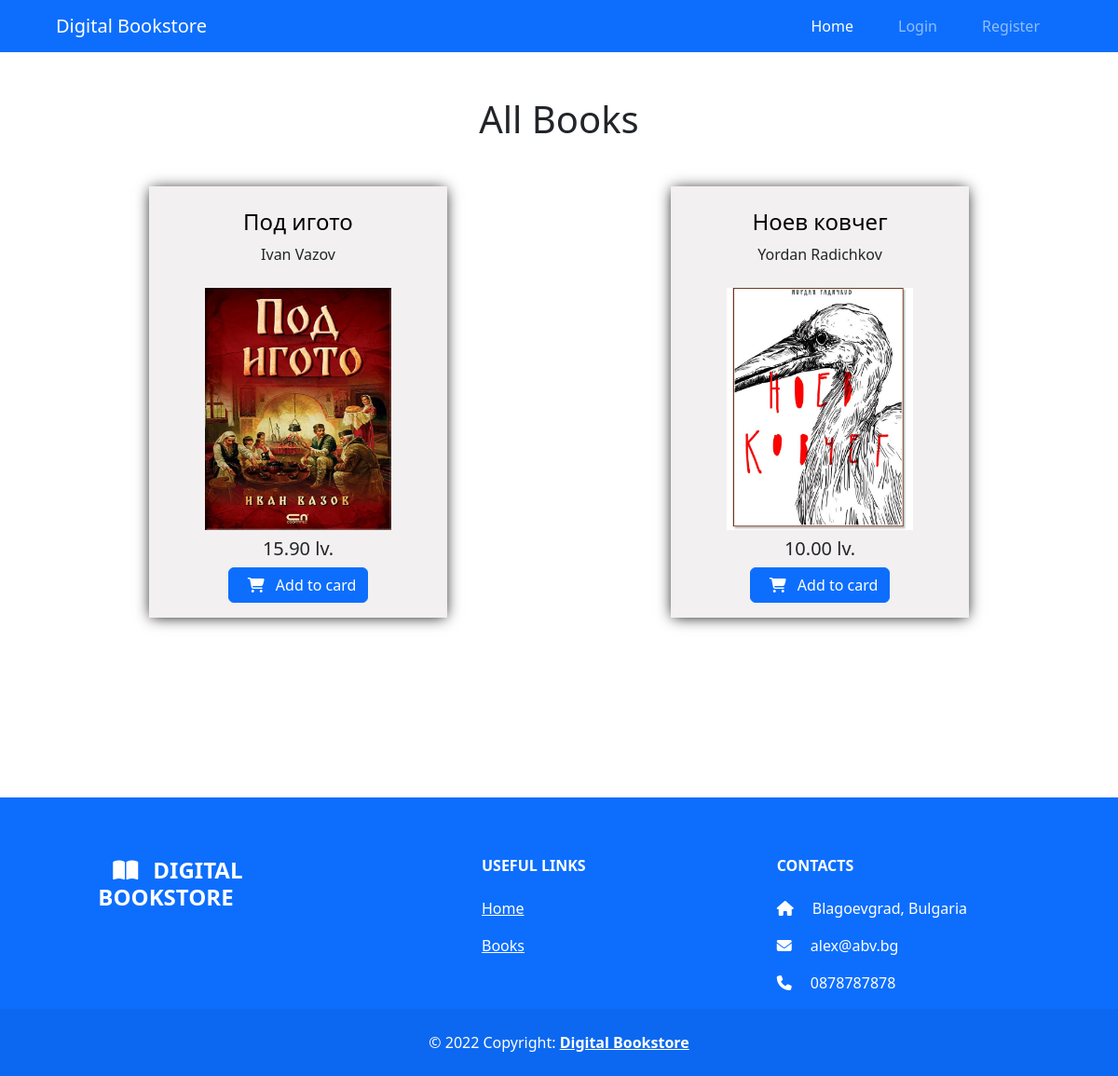
Before: /book_list.php with the older database file.
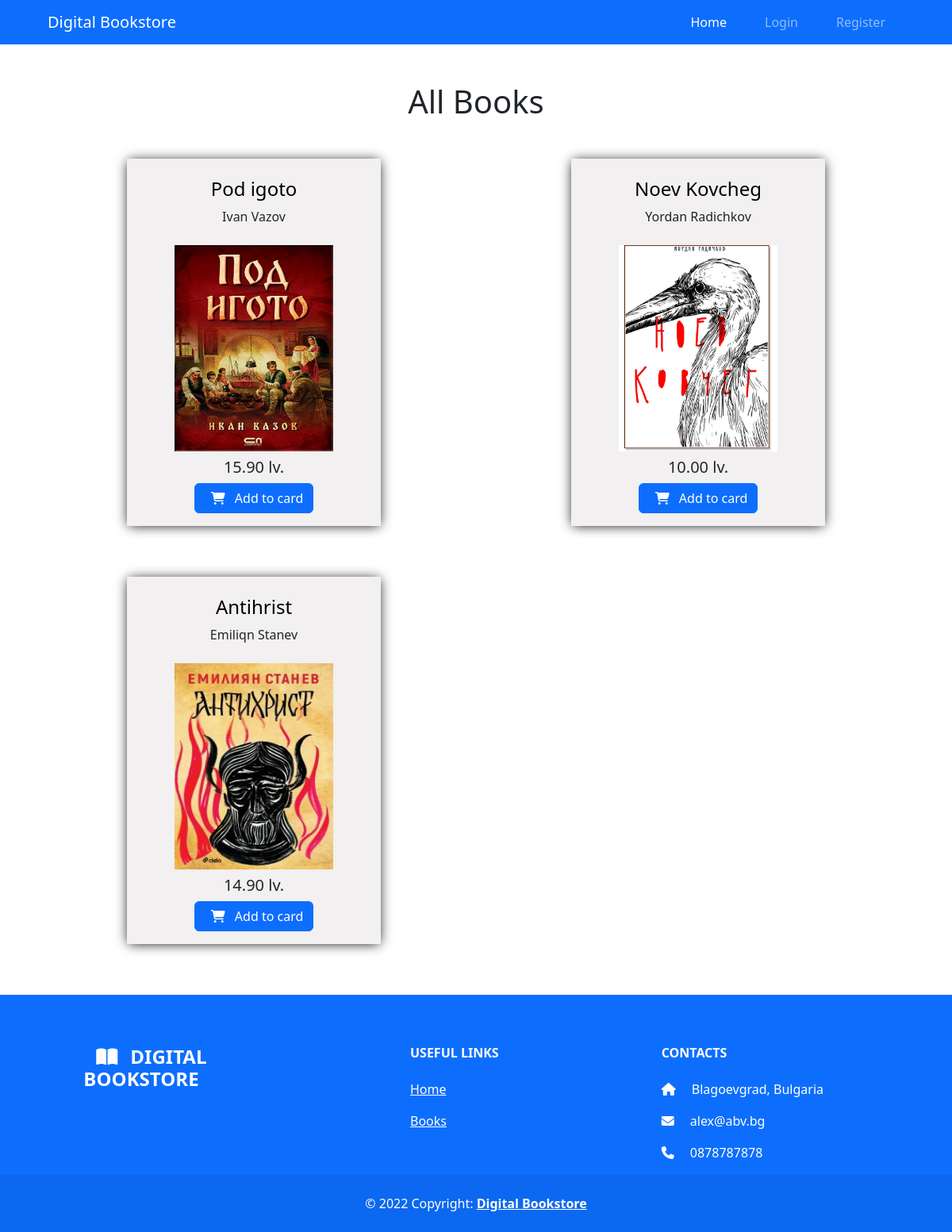
After: the same page with the newer database file.
### tables this page shows
CREATE TABLE books (
    id INT NOT NULL PRIMARY KEY AUTO_INCREMENT,
    title VARCHAR(50) NOT NULL,
    author_id INT NOT NULL,
    genre VARCHAR(30) NOT NULL,
    year_released INT,
    description VARCHAR(5000),
    ISBN VARCHAR(13) NOT NULL,
    language VARCHAR(30) NOT NULL,
    pages INT,
    image VARCHAR(50),
    price FLOAT NOT NULL,
    FOREIGN KEY(author_id) REFERENCES authors(id)
);

CREATE TABLE authors (
    id INT NOT NULL PRIMARY KEY AUTO_INCREMENT,
    first_name VARCHAR(50) NOT NULL,
    last_name VARCHAR(50) NOT NULL,
    image VARCHAR(50),
    bio VARCHAR(5000)
);

### classes/Book.class.php (called while the page is built, shortened)
<?php
class Book extends Utils {
    private $_pdo = null;
    public function __construct(PDO $_pdo){
        $this->_pdo = $_pdo;
    }
    private function _get_all() {
        $sql = "SELECT books.id AS book_id, title, pages, books.image AS book_image, price, first_name, last_name FROM books JOIN authors ON books.author_id = authors.id;";
        try {
            $stmt = $this->_pdo->prepare($sql);
            $stmt->execute();
            $data = $stmt->fetchAll(PDO::FETCH_ASSOC);
        } catch (Exception $error) {
            $data = 'error';
        }
        return $data;
    }
    public function getAll() {
        return $this->_get_all();
    }
}

### book_list.php (the view, shortened to what this page needs)
<!DOCTYPE html>
<html lang="en">
<head>
    <link rel="stylesheet" href="../../system/css/index.css">
    <link rel="stylesheet" href="../../system/css/books.css">
    <link rel="stylesheet" href="../../node_modules/sweetalert2/dist/sweetalert2.css">
    <link rel="stylesheet" href="https://cdn.jsdelivr.net/npm/bootstrap@5.2.0-beta1/dist/css/bootstrap.min.css">
</head>
<body>
    <?php include './header.php' ?>
    <main>
        <h1 class="text-center my-5">All Books</h1>
        <section class="books d-flex justify-content-between">
            <?php
                require('./conf/db.conf.php');
                require('./classes/Book.class.php');
                $book_class = new Book($pdo_conn);
                $books = $book_class->getAll();
                $books_count = sizeof($books);
                if ($books_count) {
                    for ($i = 0; $i < $books_count; $i++) {
                        $book = $books[$i];
                        $book_price = number_format($book['price'], 2);
                        echo "
                            <article class='book d-flex flex-column align-items-center'>
                                <input type='hidden' value='{$book['book_id']}' />
                                <h4 class='mt-4'><a class='link' href='/books/{$book['book_id']}'>{$book['title']}</a></h4>
                                <p class='mb-4'>{$book['first_name']} {$book['last_name']}</p>
                                <img src='../../images/{$book['book_image']}' alt='Book image' class='book-img' />
                                <h5 class='my-2'>{$book_price} lv.</h5>
                                <div class='add-to-cart-btn btn btn-primary mb-3'>
                                    <i class='fa-solid fa-cart-shopping mx-2'></i>
                                    <span>Add to card</span>
                                </div>
                            </article>
                        ";
                    }
                } else {
                    echo "<p>No books yet!</p>";
                }
            ?>
        </section>
    </main>
    <?php include './footer.php' ?>
</body>
</html>

### header.php
<header>
    <nav class="navbar navbar-expand-lg navbar-dark bg-primary text-white">
        <div class="container-fluid">
            <a class="navbar-brand mx-5" href="/">Digital Bookstore</a>
            <ul class="navbar-nav mx-5 me-flex align-items-center mb-2 mb-lg-0">
                <li class="nav-item mx-3">
                    <a class="nav-link active" aria-current="page" href="/">Home</a>
                </li>
                <?php
                    if (isset($_SESSION['logged_in'])) {
                        echo "
                            <li class='nav-item mx-3'>
                                <a class='nav-link' href='/books'>Browse Books</a>
                            </li>
                            <li class='nav-item mx-3'>
                                <a class='nav-link' href='/wishlist'>Wishlist</a>
                            </li>
                            <li class='nav-item mx-3'>
                                <a class='nav-link' href='/logout'>Logout</a>
                            </li>
                            <li class='nav-item mx-3 '>
                                <a class='nav-link' href='/cart'>
                                    <i class='fa-solid fa-cart-shopping fa-lg my-1'></i>
                                </a>
                            </li>
                            ";
                    } else {
                        echo "
                            <li class='nav-item mx-3'>
                                <a class='nav-link' href='/login'>Login</a>
                            </li>
                            <li class='nav-item mx-3'>
                                <a class='nav-link' href='/register'>Register</a>
                            </li>
                        ";
                    }
                ?>
            </ul>
        </div>
    </nav>
</header>

### footer.php
<footer class="text-center text-lg-start bg-primary text-white">
  <section class="pt-3">
    <div class="container text-center text-md-start mt-5">
      <div class="row mt-3">
        <div class="col-md-3 col-lg-4 col-xl-3 mx-auto mb-4">
          <h4 class="text-uppercase fw-bold mb-4">
            <i class="fa-solid fa-book-open px-3"></i>Digital Bookstore
          </h4>
        </div>
        <div class="col-md-3 col-lg-2 col-xl-2 mx-auto mb-4">
          <h6 class="text-uppercase fw-bold mb-4">
            Useful links
          </h6>
          <p>
            <a href="home.php" class="text-reset">Home</a>
          </p>
          <p>
            <a href="bookList.php" class="text-reset">Books</a>
          </p>
        </div>
        <div class="col-md-4 col-lg-3 col-xl-3 mx-auto mb-md-0 mb-4">
          <h6 class="text-uppercase fw-bold mb-4">
            Contacts
          </h6>
          <p><i class="fas fa-home me-3"></i> Blagoevgrad, Bulgaria</p>
          <p>
            <i class="fas fa-envelope me-3"></i>
            alex@abv.bg
          </p>
          <p><i class="fas fa-phone me-3"></i> 0878787878</p>
        </div>
      </div>
    </div>
  </section>
  <div class="text-center p-4" style="background-color: rgba(0, 0, 0, 0.05);">
    © 2022 Copyright:
    <a class="text-reset fw-bold">Digital Bookstore</a>
  </div>
</footer>

### system/css/index.css (style rules this page uses)
main { min-height: 94vh; }

### system/css/books.css (style rules this page uses)
.books { padding: 0 10em; display: flex; flex-wrap: wrap; }
.book { width: 320px; margin-bottom: 4em; box-shadow: 0px 1px 15px -2px #000000; background: #f2f0f0; }
.book-img { width: 200px; height: 260px; }
.link { text-decoration: none; color: black; transition: 0.3s ease-out; }

Changed rows visible on the page:
changed books "Ivan": title "Под игото" → "Pod igoto"
changed books "Yordan": title "Ноев ковчег" → "Noev Kovcheg"
added books: title "Antihrist", author.first_name "Emiliqn", author.last_name "Stanev", image (picture), price "14.90"
